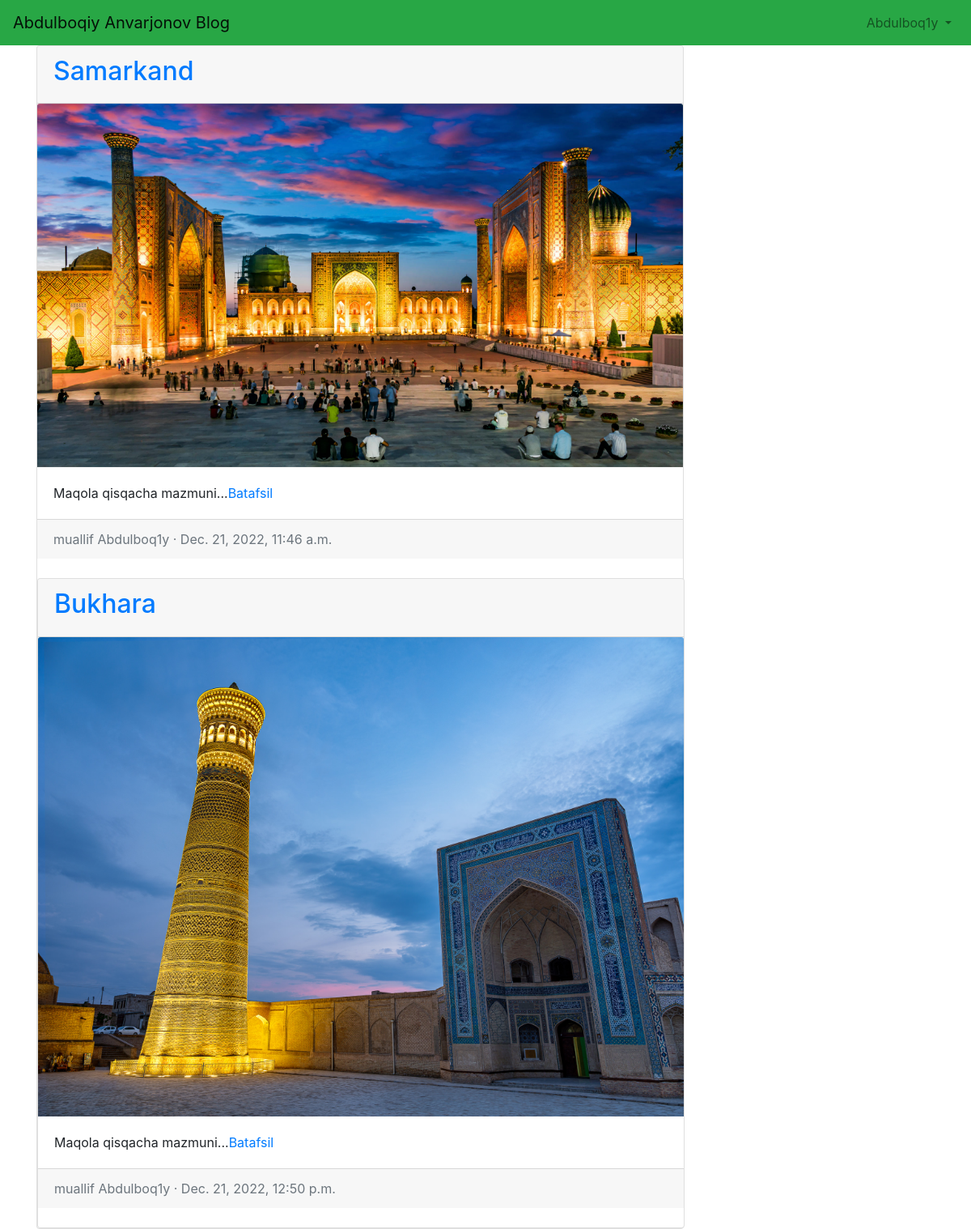
/articles/ (signed in), run on the app's committed database.
### accounts/models.py (models this page shows)
class CustomUser(AbstractUser):
    age=models.PositiveIntegerField(null=True, blank=True)

### articles/models.py (models this page shows, shortened)
class Article(models.Model):
    title = models.CharField(max_length=150)
    summary = models.CharField(max_length=200, blank=True)
    body = RichTextField()
    photo = models.ImageField(upload_to='images/', blank=True)
    date = models.DateTimeField(auto_now_add=True)
    author = models.ForeignKey(
        get_user_model(),
        on_delete=models.CASCADE,
    )

### articles/views.py (the view)
# urls.py: path('', ArticleListView.as_view(), name='article_list'),
class ArticleListView(ListView):
    model = Article
    template_name = 'article_list.html'

### templates/article_list.html (shortened to what this page needs)
{% extends 'base.html' %}
{% block content %}
    {% for article in object_list %}
        <div class="card" style="width: 50rem;">
            <div class="card-header">
                <span class="font-weight-bold"><a href="{% url 'article_detail' article.pk  %}"><h2>{{ article.title }}</h2></a></span>
            </div>
            {% if article.photo %}
                <img class="card-img-top" src="{{ article.photo.url }}" alt="{{ article.title }}">
            {%  endif %}
            <div class="card-body">
                {{ article.summary }}...<a href="{% url 'article_detail' article.pk  %}">Batafsil</a>
            </div>
            <div class="card-footer text-left text-muted">
                <span class="text-muted">muallif {{ article.author | title }} &middot; {{ article.date }}</span>
            </div>
        <br />
    {% endfor %}
    </div>
{% endblock content %}

### templates/base.html (shortened to what this page needs)
{% load static %}
<!DOCTYPE html>
<html>
    <head>
            <link rel="stylesheet" href="https://cdn.jsdelivr.net/npm/bootstrap@4.5.3/dist/css/bootstrap.min.css">
    </head>
    <body>
        <nav class="navbar navbar-expand-lg navbar-light" style="background-color: #28a745;">
            <a class="navbar-brand" href="{% url 'home' %}">
                Abdulboqiy Anvarjonov Blog
            </a>
            <div class="collapse navbar-collapse" id="navbarSupportedContent">
                {% if user.is_authenticated %}
                    <ul class="navbar-nav ml-auto">
                        <li class="nav-item">
                            <a class="nav-link dropdown-toggle" href="#"
                                id="navbarDropdown" role="button" data-toggle="dropdown"
                                aria-haspopup="true" aria-expanded="false">
                                {{ user.username | title }}
                            </a>
                        </li>
                    </ul>
                {% else %}
                    <form class="form-inline ml-auto">
                        <a href="{% url 'login' %}" class="btn btn-outline-light">Kirish</a>
                        <a href="{% url 'signup' %}" class="btn btn-primary ml-2">Ro'yxatdan o'tish</a>
                    </form>
                {% endif %}
            </div>
        </nav>
        <main>
            <div class="container">
                {% block content %}
                {% endblock content %}
            </div>
        </main>
    </body>
</html>

### data on the page
CustomUser: username "Abdulboq1y"
Article: title "Samarkand", photo (picture), summary "Maqola qisqacha mazmuni", author "Abdulboq1y", date "Dec. 21, 2022, 11:46 a.m."
Article: title "Bukhara", photo (picture), summary "Maqola qisqacha mazmuni", author "Abdulboq1y", date "Dec. 21, 2022, 12:50 p.m."
